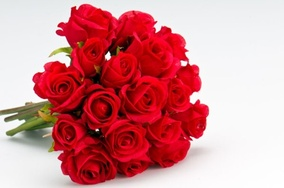
#> input picture image_enhancement/my_works/AHE/rose.jpg, 284 x 188 px, shrunk from 600 x 398 before the run
$ python plotting.py
#> lines starting #> are read from the running program, lines starting #| are printed output that depends on the picture
import cv2
import numpy as np
from matplotlib import pyplot as plt
img = cv2.imread('rose.jpg')
#> img is the input picture: shape (188, 284, 3); mean B, G, R 144.7, 140.5, 210.9
img1 = cv2.imread('clahe_rose.jpg')
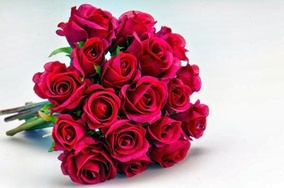
#> input picture image_enhancement/my_works/AHE/clahe_rose.jpg, 284 x 188 px, shrunk from 600 x 398 before the run
#> img1 is the input picture: shape (188, 284, 3); mean B, G, R 152.2, 140.9, 191.4
img2 = cv2.imread('hist_rose.jpg')
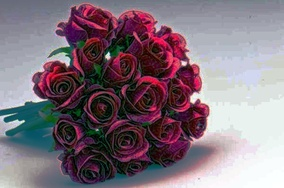
#> input picture image_enhancement/my_works/AHE/hist_rose.jpg, 284 x 188 px, shrunk from 600 x 398 before the run
#> img2 is the input picture: shape (188, 284, 3); mean B, G, R 124.8, 114.7, 129.7
img3 = cv2.imread('watch.jpg')
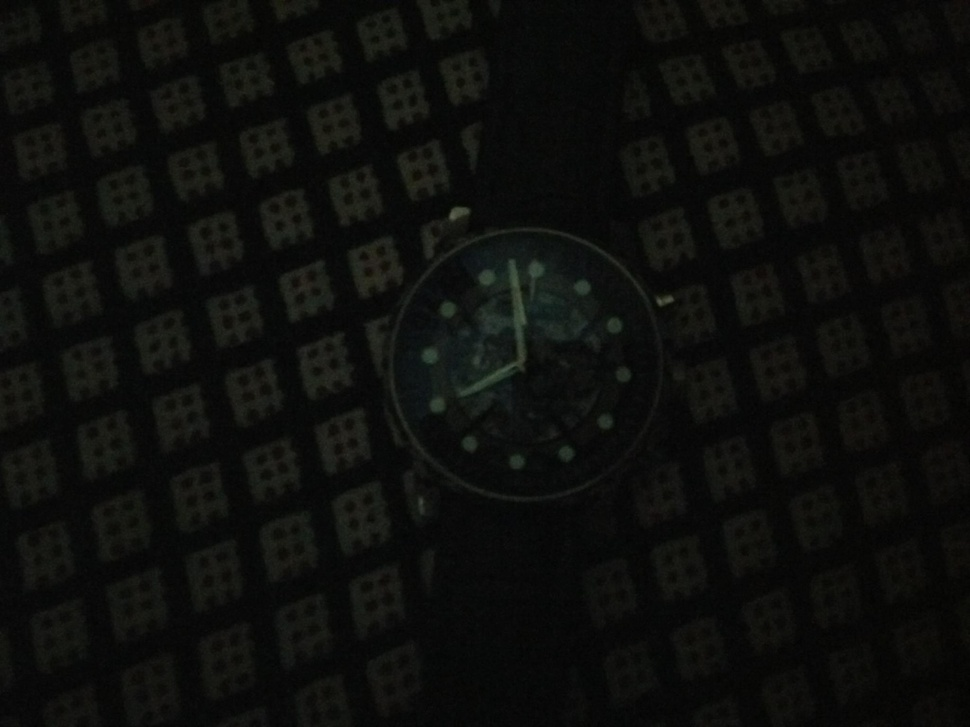
#> input picture image_enhancement/my_works/AHE/watch.jpg, 970 x 727 px, shrunk from 2048 x 1536 before the run
#> img3 is the input picture: shape (727, 970, 3); mean B, G, R 12.3, 14.7, 13.8
img4 = cv2.imread('clahe_watch.jpg')
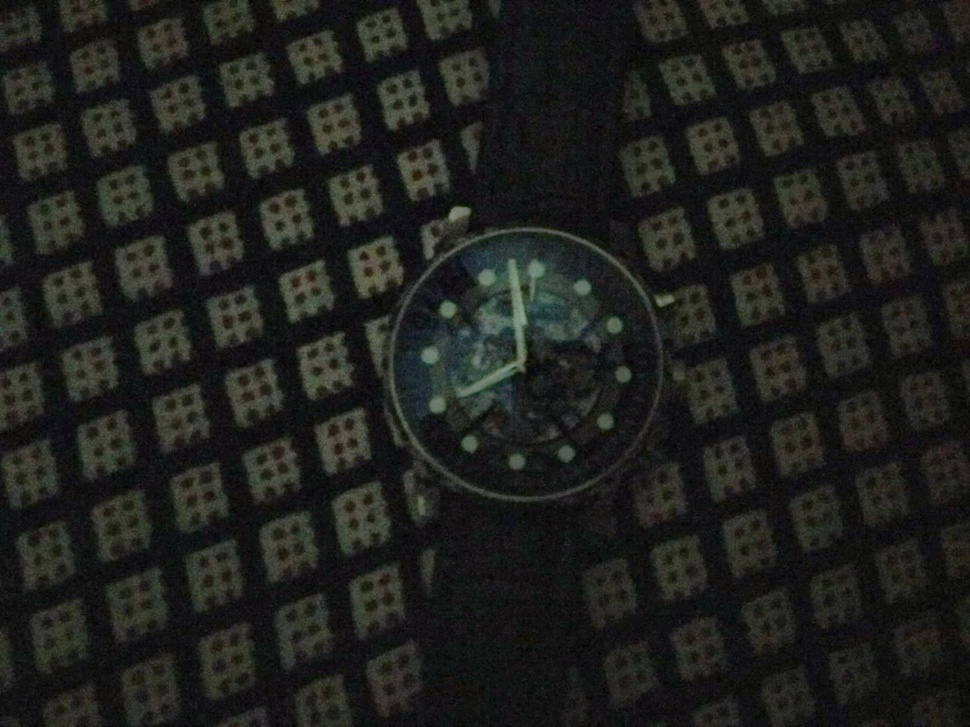
#> input picture image_enhancement/my_works/clahe_watch.jpg, 970 x 727 px, shrunk from 2048 x 1536 before the run, found by its file name
#> img4 is the input picture: shape (727, 970, 3); mean B, G, R 29.1, 32.5, 31.3

color = ('b','g','r')
'''
plt.figure(1)
plt.subplot(311)
plt.hist(img.ravel(),256,[0,256]);

plt.subplot(312)
plt.hist(img1.ravel(),256,[0,256]);

plt.figure(3)
#plt.subplot(313)
plt.hist(img2.ravel(),256,[0,256]);
'''

for i,col in enumerate(color):
    histr = cv2.calcHist([img],[i],None,[256],[0,256])
    plt.figure(1)
    plt.title("main image")
    plt.plot(histr,color = col)
    plt.xlim([0,256])

for i,col in enumerate(color):
    histr = cv2.calcHist([img1],[i],None,[256],[0,256])
    plt.figure(2)
    plt.title("ACE image")
    plt.plot(histr,color = col)
    plt.xlim([0,256])

for i,col in enumerate(color):
    histr = cv2.calcHist([img2],[i],None,[256],[0,256])
    plt.figure(3)
    plt.title("AHE image")
    plt.plot(histr,color = col)
    plt.xlim([0,256])

for i,col in enumerate(color):
    histr = cv2.calcHist([img3],[i],None,[256],[0,256])
    plt.figure(4)
    plt.title("hist_eq image")
    plt.plot(histr,color = col)
    plt.xlim([0,256])

for i,col in enumerate(color):
    histr = cv2.calcHist([img4],[i],None,[256],[0,256])
    plt.figure(5)
    plt.title("CLAHE image")
    plt.plot(histr,color = col)
    plt.xlim([0,256])

plt.show()
#> figure, not shown here; curve peaks at x = 250, y = 3246; curve peaks at x = 0, y = 6943; curve peaks at x = 250, y = 2853
#> figure, not shown here; curve peaks at x = 241, y = 1780; curve peaks at x = 0, y = 3485; curve peaks at x = 248, y = 1603
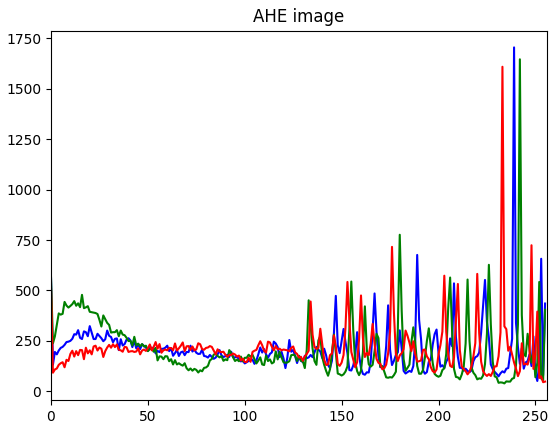
#> figure drawn by matplotlib, 1 panel; curve peaks at x = 239, y = 1705; curve peaks at x = 242, y = 1646; curve peaks at x = 233, y = 1609
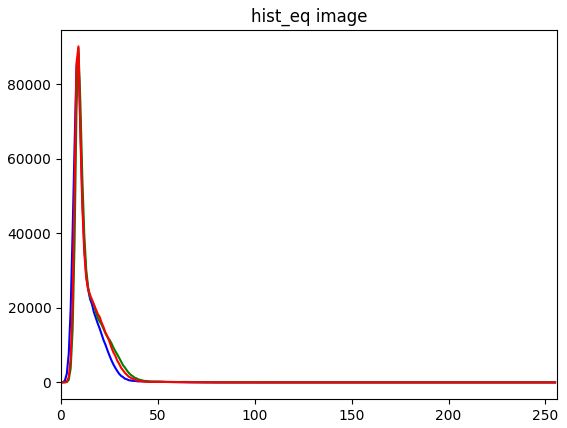
#> figure drawn by matplotlib, 1 panel; curve peaks at x = 9, y = 88284; curve peaks at x = 9, y = 89642; curve peaks at x = 9, y = 90116
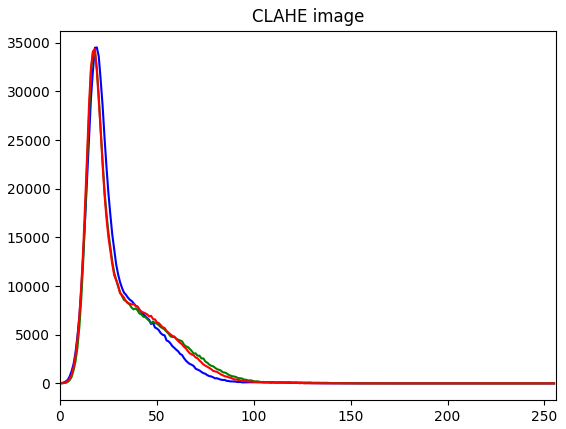
#> figure drawn by matplotlib, 1 panel; curve peaks at x = 19, y = 34531; curve peaks at x = 18, y = 34138; curve peaks at x = 18, y = 34357
